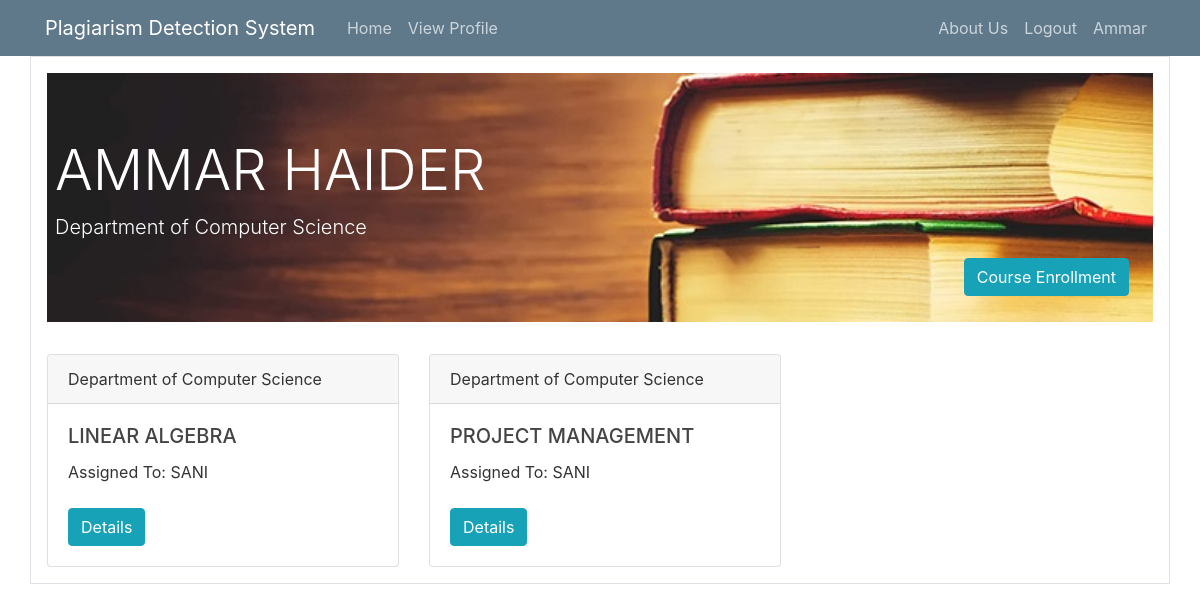
Screenshot of /home (signed in) with the database file from the repository.
### lms/models.py (models this page shows, shortened)
class User(db.Model, UserMixin):
    id = db.Column(db.Integer, primary_key=True)
    name = db.Column(db.String(30), unique=False, nullable=False)
    username = db.Column(db.String(20), unique=True, nullable=False)
    email = db.Column(db.String(120), unique=True, nullable=False)
    mobile_no = db.Column(db.String(120), unique=True, nullable=True)
    address = db.Column(db.String(20), unique=False, nullable=True)
    user_category = db.Column(db.String(20), unique=False, nullable=False)
    image_file = db.Column(db.String(20), nullable=False, default='default.jpg')
    password = db.Column(db.String(60), nullable=False)

class Course(db.Model, UserMixin):
    id = db.Column(db.Integer, primary_key=True)
    title = db.Column(db.String(20), unique=True, nullable=False)
    assigned_to = db.Column(db.String(20), unique=False, nullable=True)

### lms/routes.py (the view)
@app.route('/home', methods=['GET', 'POST'])
@login_required
def home():
    ten_form = CourseAssignedForm()
    sen_form = StudentEnrolmentForm()
    courses = Course.query.all()
    courses_list = [(i.id, i.title) for i in courses]
    sen_form.title.choices = courses_list
    ten_form.title.choices = courses_list
    sum_details = {}
    if current_user.user_category == 'Admin':
        total_students = User.query.filter_by(user_category='Student').count()
        total_teachers = User.query.filter_by(user_category='Teacher').count()
        total_courses = Course.query.count()
        sum_details = {'Courses': total_courses, 'Students': total_students, 'Teachers': total_teachers}
    if current_user.user_category == 'Teacher':
        courses = Course.query.filter_by(assigned_to=current_user.username).all()
        if ten_form.validate_on_submit():
            course = Course.query.filter_by(id=ten_form.title.data).first()
            course.assigned_to = current_user.username
            db.session.flush()
            db.session.commit()
            return redirect(url_for('home'))
    elif current_user.user_category == 'Student':
        courses = []
        i = EnrolledStudent.query.filter_by(student_id=current_user.id).all()
        if i:
            for j in i:
                c = Course.query.filter_by(id=j.course_id).first()
                courses.append(c)
        if sen_form.validate_on_submit():
            student = EnrolledStudent(course_id=sen_form.title.data, student_id=current_user.id)
            db.session.add(student)
            db.session.commit()
            return redirect(url_for('home'))
    return render_template('home.html', title='Home', form=sen_form, form2=ten_form, courses=courses,
                           sum_details=sum_details)

### lms/models.py (called while the page is built)
@login_manager.user_loader
def load_user(user_id):
    return User.query.get(int(user_id))

### lms/templates/home.html (shortened to what this page needs)
{% extends "layout.html" %}
{% block content %}
<div class="container border p-3">
    <div class="jumbotron jumbotron-fluid text-white " style="background-image: url({{ url_for('static', filename='jumbo.jpg')}}); background-size: cover;">
            <h2 class="display-4 text-white ml-2">{{current_user.name.upper()}}</h2>
            {% with user_cat = current_user.user_category %}
            {% if user_cat == 'Teacher' %}
                <p class="lead ml-2">Faculty Department of Computer Science</p>
                <button type="button" class="btn btn-info float-right mr-4" data-toggle="modal" data-target="#course_assignment">
                  Course Enrollment
                </button>
            {% elif user_cat == 'Student' %}
                <p class="lead ml-2">Department of Computer Science</p>
                <button type="button" class="btn btn-info float-right mr-4" data-toggle="modal" data-target="#student_enrolment">
                  Course Enrollment
                </button>
            {% else %}
                <p class="lead ml-2">Administration Department</p>
            {% endif %}
            {% endwith %}
        </div>
        {% with user_category = current_user.user_category %}
        {% if user_category != 'Admin' %}
        <div class="card-deck">
            {% for course in courses %}
                <div class="card" style="max-width: 22rem; max-height=auto">
                    <div class="card-header">Department of Computer Science</div>
                    <div class="card-body">
                      <h5 class="card-title">{{course.title|upper()}}</h5>
                      {% if user_category == 'Student' %}
                      <h7 class="card-title">Assigned To: {{course.assigned_to|upper()}}</h7><br><br>
                      {% endif %}
                      <a href="/detail_page/{{course.title}}/" class="btn btn-info btn-xs">Details</a>
                    </div>
                </div>
            {% endfor %}
        </div>
        {% endif %}
        {% endwith %}
</div>
{% endblock content %}

### lms/templates/layout.html (shortened to what this page needs)
<!DOCTYPE html>
<html lang="en">
<head>
    <link rel="stylesheet" href="https://maxcdn.bootstrapcdn.com/bootstrap/4.0.0/css/bootstrap.min.css">
	<link rel="stylesheet" type="text/css" href="{{ url_for('static', filename='main.css') }}">
</head>
<body style="background: #ffffff">
    <header class="site-header">
      <nav class="navbar navbar-expand-md navbar-dark bg-steel">
        <div class="container">
          <a class="navbar-brand mr-4" href="{{ url_for('home') }}">Plagiarism Detection System</a>
          <div class="collapse navbar-collapse" id="navbarToggle">
            <div class="navbar-nav mr-auto">
              <a class="nav-item nav-link" href="{{ url_for('home') }}">Home</a>
                <a class="nav-item nav-link" href="{{ url_for('user_profile') }}">View Profile</a>
            </div>
            <div class="navbar-nav">
                <a class="nav-item nav-link" href="#">About Us</a>
                <a class="nav-item nav-link" href="{{ url_for('logout') }}">Logout</a>
                {% if current_user.is_authenticated %}
                    <a class="nav-item nav-link">{{current_user.username[0]|upper}}{{current_user.username[1:]}}</a>
                {% endif %}
            </div>
          </div>
        </div>
      </nav>
    </header>
    {% block content %} {% endblock %}
</body>
</html>

### lms/static/main.css (style rules this page uses)
body { background: #fafafa; color: #333333; }
h1, h2, h3, h4, h5, h6 { color: #444444; }
.bg-steel { background-color: #5f788a; }
.site-header .navbar-nav .nav-link { color: #cbd5db; }

### rows the page displays
User: username "A", username "mmar", name "AMMAR HAIDER"
Course: title "LINEAR ALGEBRA", assigned_to "SANI"
Course: title "PROJECT MANAGEMENT", assigned_to "SANI"
